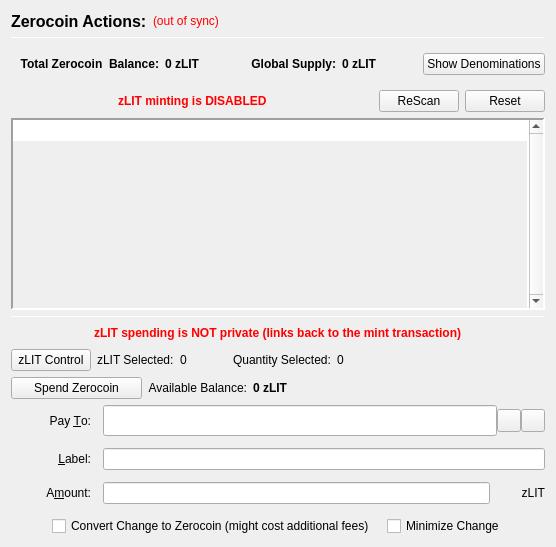
                  <widget class="QFrame" name="verticalFrameLeft">
                   <layout class="QVBoxLayout" name="verticalLayout_2">
                    <item>
                     <layout class="QVBoxLayout" name="verticalLayout_3">
                      <item>
                       <layout class="QHBoxLayout" name="horizontalLayout_3">
                        <item>
                         <widget class="QLabel" name="labelzLITActions">
                          <property name="font">
                           <font>
                            <pointsize>12</pointsize>
                            <weight>75</weight>
                            <bold>true</bold>
                           </font>
                          </property>
                          <property name="text">
                           <string>Zerocoin Actions:</string>
                          </property>
                          <property name="alignment">
                           <set>Qt::AlignLeading|Qt::AlignLeft|Qt::AlignVCenter</set>
                          </property>
                         </widget>
                        </item>
                        <item>
                         <widget class="QLabel" name="labelzLITSyncStatus">
                          <property name="toolTip">
                           <string>The displayed information may be out of date. Your wallet automatically synchronizes with the Liracoin network after a connection is established, but this process has not completed yet.</string>
                          </property>
                          <property name="styleSheet">
                           <string notr="true">QLabel { color: red; }</string>
                          </property>
                          <property name="text">
                           <string notr="true">(out of sync)</string>
                          </property>
                          <property name="alignment">
                           <set>Qt::AlignLeading|Qt::AlignLeft|Qt::AlignVCenter</set>
                          </property>
                         </widget>
                        </item>
                        <item>
                         <spacer name="horizontalSpacer">
                          <property name="orientation">
                           <enum>Qt::Horizontal</enum>
                          </property>
                          <property name="sizeHint" stdset="0">
                           <size>
                            <width>40</width>
                            <height>20</height>
                           </size>
                          </property>
                         </spacer>
                        </item>
                       </layout>
                      </item>
                      <item>
                       <widget class="Line" name="lineUpperLeft">
                        <property name="minimumSize">
                         <size>
                          <width>0</width>
                          <height>1</height>
                         </size>
                        </property>
                        <property name="maximumSize">
                         <size>
                          <width>16777215</width>
                          <height>1</height>
                         </size>
                        </property>
                        <property name="frameShadow">
                         <enum>QFrame::Sunken</enum>
                        </property>
                        <property name="orientation">
                         <enum>Qt::Horizontal</enum>
                        </property>
                       </widget>
                      </item>
                      <item>
                       <widget class="QFrame" name="balanceSupplyFrame">
                        <layout class="QHBoxLayout" name="horizontalLayout_2" stretch="0,0,0,1,0">
                         <property name="rightMargin">
                          <number>0</number>
                         </property>
                         <item>
                          <layout class="QHBoxLayout" name="horizontalLayout_34">
                           <item>
                            <widget class="QLabel" name="labelzAvailableText_3">
                             <property name="font">
                              <font>
                               <weight>75</weight>
                               <bold>true</bold>
                              </font>
                             </property>
                             <property name="toolTip">
                              <string>Total Balance including unconfirmed and immature zLIT</string>
                             </property>
                             <property name="text">
                              <string>Total Zerocoin  Balance:</string>
                             </property>
                             <property name="alignment">
                              <set>Qt::AlignRight|Qt::AlignTrailing|Qt::AlignVCenter</set>
                             </property>
                            </widget>
                           </item>
                           <item>
                            <widget class="QLabel" name="labelzAvailableAmount_4">
                             <property name="minimumSize">
                              <size>
                               <width>40</width>
                               <height>0</height>
                              </size>
                             </property>
                             <property name="font">
                              <font>
                               <weight>75</weight>
                               <bold>true</bold>
                              </font>
                             </property>
                             <property name="toolTip">
                              <string>Total Balance including unconfirmed and immature zLIT</string>
                             </property>
                             <property name="text">
                              <string>0 zLIT</string>
                             </property>
                             <property name="alignment">
                              <set>Qt::AlignLeading|Qt::AlignLeft|Qt::AlignVCenter</set>
                             </property>
                            </widget>
                           </item>
                          </layout>
                         </item>
                         <item>
                          <spacer name="horizontalSpacer_32">
                           <property name="orientation">
                            <enum>Qt::Horizontal</enum>
                           </property>
                           <property name="sizeHint" stdset="0">
                            <size>
                             <width>40</width>
                             <height>20</height>
                            </size>
                           </property>
                          </spacer>
                         </item>
                         <item>
                          <layout class="QHBoxLayout" name="horizontalLayout_35">
                           <item>
                            <widget class="QLabel" name="labelZsupplyText_2">
                             <property name="font">
                              <font>
                               <weight>75</weight>
                               <bold>true</bold>
                              </font>
                             </property>
                             <property name="text">
                              <string>Global Supply:</string>
                             </property>
                             <property name="alignment">
                              <set>Qt::AlignRight|Qt::AlignTrailing|Qt::AlignVCenter</set>
                             </property>
                            </widget>
                           </item>
                           <item>
                            <widget class="QLabel" name="labelZsupplyAmount_2">
                             <property name="font">
                              <font>
                               <weight>75</weight>
                               <bold>true</bold>
                              </font>
                             </property>
                             <property name="text">
                              <string>0 zLIT</string>
                             </property>
                            </widget>
                           </item>
                          </layout>
                         </item>
                         <item>
                          <spacer name="horizontalSpacer_31">
                           <property name="orientation">
                            <enum>Qt::Horizontal</enum>
                           </property>
                           <property name="sizeHint" stdset="0">
                            <size>
                             <width>40</width>
                             <height>20</height>
                            </size>
                           </property>
                          </spacer>
                         </item>
                         <item>
                          <widget class="QPushButton" name="pushButtonShowDenoms">
                           <property name="toolTip">
                            <string>Show zLIT denominations list</string>
                           </property>
                           <property name="text">
                            <string>Show Denominations</string>
                           </property>
                          </widget>
                         </item>
                        </layout>
                       </widget>
                      </item>
                      <item>
                       <layout class="QHBoxLayout" name="horizontalLayout_4">
                        <item>
                         <spacer name="horizontalSpacer_2">
                          <property name="orientation">
                           <enum>Qt::Horizontal</enum>
                          </property>
                          <property name="sizeHint" stdset="0">
                           <size>
                            <width>40</width>
                            <height>20</height>
                           </size>
                          </property>
                         </spacer>
                        </item>
                        <item>
                         <widget class="QLabel" name="label">
                          <property name="styleSheet">
                           <string notr="true">color: red;
font-weight: bold;</string>
                          </property>
                          <property name="text">
                           <string>zLIT minting is DISABLED</string>
                          </property>
                         </widget>
                        </item>
                        <item>
                         <spacer name="horizontalSpacer_3">
                          <property name="orientation">
                           <enum>Qt::Horizontal</enum>
                          </property>
                          <property name="sizeHint" stdset="0">
                           <size>
                            <width>40</width>
                            <height>20</height>
                           </size>
                          </property>
                         </spacer>
                        </item>
                        <item>
                         <widget class="QPushButton" name="pushButtonMintReset">
                          <property name="maximumSize">
                           <size>
                            <width>80</width>
                            <height>16777215</height>
                           </size>
                          </property>
                          <property name="toolTip">
                           <string>Rescan the complete blockchain for  Zerocoin mints and their meta-data.</string>
                          </property>
                          <property name="text">
                           <string>ReScan</string>
                          </property>
                         </widget>
                        </item>
                        <item>
                         <widget class="QPushButton" name="pushButtonSpentReset">
                          <property name="maximumSize">
                           <size>
                            <width>80</width>
                            <height>16777215</height>
                           </size>
                          </property>
                          <property name="toolTip">
                           <string>Reset Zerocoin Wallet DB. Deletes transactions that did not make it into the blockchain.</string>
                          </property>
                          <property name="text">
                           <string>Reset</string>
                          </property>
                         </widget>
                        </item>
                       </layout>
                      </item>
                      <item>
                       <widget class="QPlainTextEdit" name="TEMintStatus">
                        <property name="font">
                         <font>
                          <pointsize>8</pointsize>
                         </font>
                        </property>
                        <property name="toolTip">
                         <string>Status and/or Mesages from the last Mint Action.</string>
                        </property>
                        <property name="frameShape">
                         <enum>QFrame::Panel</enum>
                        </property>
                        <property name="frameShadow">
                         <enum>QFrame::Sunken</enum>
                        </property>
                        <property name="lineWidth">
                         <number>2</number>
                        </property>
                        <property name="midLineWidth">
                         <number>2</number>
                        </property>
                        <property name="verticalScrollBarPolicy">
                         <enum>Qt::ScrollBarAlwaysOn</enum>
                        </property>
                        <property name="horizontalScrollBarPolicy">
                         <enum>Qt::ScrollBarAlwaysOff</enum>
                        </property>
                        <property name="readOnly">
                         <bool>true</bool>
                        </property>
                        <property name="plainText">
                         <string notr="true"/>
                        </property>
                        <property name="backgroundVisible">
                         <bool>true</bool>
                        </property>
                       </widget>
                      </item>
                      <item>
                       <widget class="Line" name="line">
                        <property name="minimumSize">
                         <size>
                          <width>0</width>
                          <height>1</height>
                         </size>
                        </property>
                        <property name="maximumSize">
                         <size>
                          <width>16777215</width>
                          <height>1</height>
                         </size>
                        </property>
                        <property name="orientation">
                         <enum>Qt::Horizontal</enum>
                        </property>
                       </widget>
                      </item>
                      <item>
                       <layout class="QHBoxLayout" name="horizontalLayout_7">
                        <item>
                         <spacer name="horizontalSpacer_18">
                          <property name="orientation">
                           <enum>Qt::Horizontal</enum>
                          </property>
                          <property name="sizeHint" stdset="0">
                           <size>
                            <width>40</width>
                            <height>20</height>
                           </size>
                          </property>
                         </spacer>
                        </item>
                        <item>
                         <widget class="QLabel" name="label_2">
                          <property name="styleSheet">
                           <string notr="true">color: red;
font-weight: bold;</string>
                          </property>
                          <property name="text">
                           <string>zLIT spending is NOT private (links back to the mint transaction)</string>
                          </property>
                         </widget>
                        </item>
                        <item>
                         <spacer name="horizontalSpacer_30">
                          <property name="orientation">
                           <enum>Qt::Horizontal</enum>
                          </property>
                          <property name="sizeHint" stdset="0">
                           <size>
                            <width>40</width>
                            <height>20</height>
                           </size>
                          </property>
                         </spacer>
                        </item>
                       </layout>
                      </item>
                      <item>
                       <layout class="QHBoxLayout" name="horizontalLayout_24">
                        <property name="leftMargin">
                         <number>0</number>
                        </property>
                        <property name="bottomMargin">
                         <number>0</number>
                        </property>
                        <item>
                         <widget class="QPushButton" name="pushButtonZPivControl">
                          <property name="text">
                           <string>zLIT Control</string>
                          </property>
                         </widget>
                        </item>
                        <item>
                         <widget class="QLabel" name="labelzPivSelected">
                          <property name="text">
                           <string>zLIT Selected:</string>
                          </property>
                         </widget>
                        </item>
                        <item>
                         <widget class="QLabel" name="labelzPivSelected_int">
                          <property name="text">
                           <string>0</string>
                          </property>
                         </widget>
                        </item>
                        <item>
                         <spacer name="horizontalSpacer_17">
                          <property name="orientation">
                           <enum>Qt::Horizontal</enum>
                          </property>
                          <property name="sizeType">
                           <enum>QSizePolicy::Fixed</enum>
                          </property>
                          <property name="sizeHint" stdset="0">
                           <size>
                            <width>40</width>
                            <height>20</height>
                           </size>
                          </property>
                         </spacer>
                        </item>
                        <item>
                         <widget class="QLabel" name="labelQuantitySelected">
                          <property name="text">
                           <string>Quantity Selected:</string>
                          </property>
                         </widget>
                        </item>
                        <item>
                         <widget class="QLabel" name="labelQuantitySelected_int">
                          <property name="text">
                           <string>0</string>
                          </property>
                         </widget>
                        </item>
                        <item>
                         <spacer name="horizontalSpacer_19">
                          <property name="orientation">
                           <enum>Qt::Horizontal</enum>
                          </property>
                          <property name="sizeHint" stdset="0">
                           <size>
                            <width>40</width>
                            <height>20</height>
                           </size>
                          </property>
                         </spacer>
                        </item>
                       </layout>
                      </item>
                      <item>
                       <layout class="QHBoxLayout" name="horizontalLayout_6">
                        <item>
                         <widget class="QPushButton" name="pushButtonSpendzLIT">
                          <property name="minimumSize">
                           <size>
                            <width>131</width>
                            <height>0</height>
                           </size>
                          </property>
                          <property name="toolTip">
                           <string>Spend Zerocoin. Without 'Pay To:' address creates payments to yourself.</string>
                          </property>
                          <property name="text">
                           <string>Spend Zerocoin</string>
                          </property>
                         </widget>
                        </item>
                        <item>
                         <widget class="QLabel" name="labelzLITBalanceText">
                          <property name="toolTip">
                           <string>Available (mature and spendable) zLIT for spending</string>
                          </property>
                          <property name="text">
                           <string>Available Balance:</string>
                          </property>
                          <property name="alignment">
                           <set>Qt::AlignRight|Qt::AlignTrailing|Qt::AlignVCenter</set>
                          </property>
                         </widget>
                        </item>
                        <item>
                         <widget class="QLabel" name="labelzAvailableAmount_2">
                          <property name="font">
                           <font>
                            <weight>75</weight>
                            <bold>true</bold>
                           </font>
                          </property>
                          <property name="toolTip">
                           <string>Available (mature and spendable) zLIT for spending

zLIT are mature when they have more than 20 confirmations AND more than 2 mints of the same denomination after them were minted</string>
                          </property>
                          <property name="text">
                           <string>0 zLIT</string>
                          </property>
                          <property name="alignment">
                           <set>Qt::AlignLeading|Qt::AlignLeft|Qt::AlignVCenter</set>
                          </property>
                         </widget>
                        </item>
                        <item>
                         <spacer name="horizontalSpacer_4">
                          <property name="orientation">
                           <enum>Qt::Horizontal</enum>
                          </property>
                          <property name="sizeHint" stdset="0">
                           <size>
                            <width>40</width>
                            <height>20</height>
                           </size>
                          </property>
                         </spacer>
                        </item>
                       </layout>
                      </item>
                      <item>
                       <layout class="QGridLayout" name="gridLayout_7">
                        <property name="spacing">
                         <number>12</number>
                        </property>
                        <item row="0" column="0">
                         <widget class="QLabel" name="payToLabel">
                          <property name="minimumSize">
                           <size>
                            <width>80</width>
                            <height>0</height>
                           </size>
                          </property>
                          <property name="text">
                           <string>Pay &amp;To:</string>
                          </property>
                          <property name="alignment">
                           <set>Qt::AlignRight|Qt::AlignTrailing|Qt::AlignVCenter</set>
                          </property>
                          <property name="buddy">
                           <cstring>payTo</cstring>
                          </property>
                         </widget>
                        </item>
                        <item row="0" column="1">
                         <layout class="QHBoxLayout" name="payToLayout">
                          <property name="spacing">
                           <number>0</number>
                          </property>
                          <item>
                           <widget class="QValidatedLineEdit" name="payTo">
                            <property name="enabled">
                             <bool>true</bool>
                            </property>
                            <property name="minimumSize">
                             <size>
                              <width>0</width>
                              <height>31</height>
                             </size>
                            </property>
                            <property name="toolTip">
                             <string>The Liracoin address to send the payment to. Creates local payment to yourself when empty.</string>
                            </property>
                           </widget>
                          </item>
                          <item>
                           <widget class="QToolButton" name="addressBookButton">
                            <property name="toolTip">
                             <string>Choose previously used address</string>
                            </property>
                            <property name="text">
                             <string/>
                            </property>
                            <property name="icon">
                             <iconset resource="../liracoin.qrc">
                              <normaloff>:/icons/address-book</normaloff>:/icons/address-book</iconset>
                            </property>
                            <property name="shortcut">
                             <string>Alt+A</string>
                            </property>
                           </widget>
                          </item>
                          <item>
                           <widget class="QToolButton" name="pasteButton">
                            <property name="toolTip">
                             <string>Paste address from clipboard</string>
                            </property>
                            <property name="text">
                             <string/>
                            </property>
                            <property name="icon">
                             <iconset resource="../liracoin.qrc">
                              <normaloff>:/icons/editpaste</normaloff>:/icons/editpaste</iconset>
                            </property>
                            <property name="shortcut">
                             <string>Alt+P</string>
                            </property>
                           </widget>
                          </item>
                         </layout>
                        </item>
                        <item row="1" column="0">
                         <widget class="QLabel" name="labelLabel">
                          <property name="minimumSize">
                           <size>
                            <width>80</width>
                            <height>0</height>
                           </size>
                          </property>
                          <property name="text">
                           <string>&amp;Label:</string>
                          </property>
                          <property name="alignment">
                           <set>Qt::AlignRight|Qt::AlignTrailing|Qt::AlignVCenter</set>
                          </property>
                          <property name="buddy">
                           <cstring>addAsLabel</cstring>
                          </property>
                         </widget>
                        </item>
                        <item row="1" column="1">
                         <widget class="QLineEdit" name="addAsLabel">
                          <property name="toolTip">
                           <string>Enter a label for this address to add it to the list of used addresses</string>
                          </property>
                         </widget>
                        </item>
                        <item row="2" column="0">
                         <widget class="QLabel" name="amountLabel">
                          <property name="minimumSize">
                           <size>
                            <width>80</width>
                            <height>0</height>
                           </size>
                          </property>
                          <property name="text">
                           <string>A&amp;mount:</string>
                          </property>
                          <property name="alignment">
                           <set>Qt::AlignRight|Qt::AlignTrailing|Qt::AlignVCenter</set>
                          </property>
                          <property name="buddy">
                           <cstring>zLITpayAmount</cstring>
                          </property>
                         </widget>
                        </item>
                        <item row="2" column="1">
                         <layout class="QHBoxLayout" name="horizontalLayout_9">
                          <property name="spacing">
                           <number>0</number>
                          </property>
                          <item>
                           <widget class="QLineEdit" name="zLITpayAmount"/>
                          </item>
                          <item>
                           <widget class="QLabel" name="labelzLIT">
                            <property name="minimumSize">
                             <size>
                              <width>55</width>
                              <height>0</height>
                             </size>
                            </property>
                            <property name="text">
                             <string>zLIT</string>
                            </property>
                            <property name="alignment">
                             <set>Qt::AlignRight|Qt::AlignTrailing|Qt::AlignVCenter</set>
                            </property>
                           </widget>
                          </item>
                         </layout>
                        </item>
                        <item row="3" column="0" colspan="2">
                         <layout class="QHBoxLayout" name="horizontalLayout_10">
                          <item>
                           <spacer name="horizontalSpacer_5">
                            <property name="orientation">
                             <enum>Qt::Horizontal</enum>
                            </property>
                            <property name="sizeHint" stdset="0">
                             <size>
                              <width>40</width>
                              <height>20</height>
                             </size>
                            </property>
                           </spacer>
                          </item>
                          <item>
                           <widget class="QCheckBox" name="checkBoxMintChange">
                            <property name="sizePolicy">
                             <sizepolicy hsizetype="MinimumExpanding" vsizetype="Fixed">
                              <horstretch>0</horstretch>
                              <verstretch>0</verstretch>
                             </sizepolicy>
                            </property>
                            <property name="layoutDirection">
                             <enum>Qt::LeftToRight</enum>
                            </property>
                            <property name="text">
                             <string>Convert Change to Zerocoin (might cost additional fees)</string>
                            </property>
                           </widget>
                          </item>
                          <item>
                           <widget class="QCheckBox" name="checkBoxMinimizeChange">
                            <property name="toolTip">
                             <string>If checked, the wallet tries to minimize the returning change instead of minimizing the number of spent denominations.</string>
                            </property>
                            <property name="text">
                             <string>Minimize Change</string>
                            </property>
                           </widget>
                          </item>
                          <item>
                           <spacer name="horizontalSpacer_6">
                            <property name="orientation">
                             <enum>Qt::Horizontal</enum>
                            </property>
                            <property name="sizeHint" stdset="0">
                             <size>
                              <width>40</width>
                              <height>20</height>
                             </size>
                            </property>
                           </spacer>
                          </item>
                         </layout>
                        </item>
                       </layout>
                      </item>
                     </layout>
                    </item>
                   </layout>
                  </widget>
